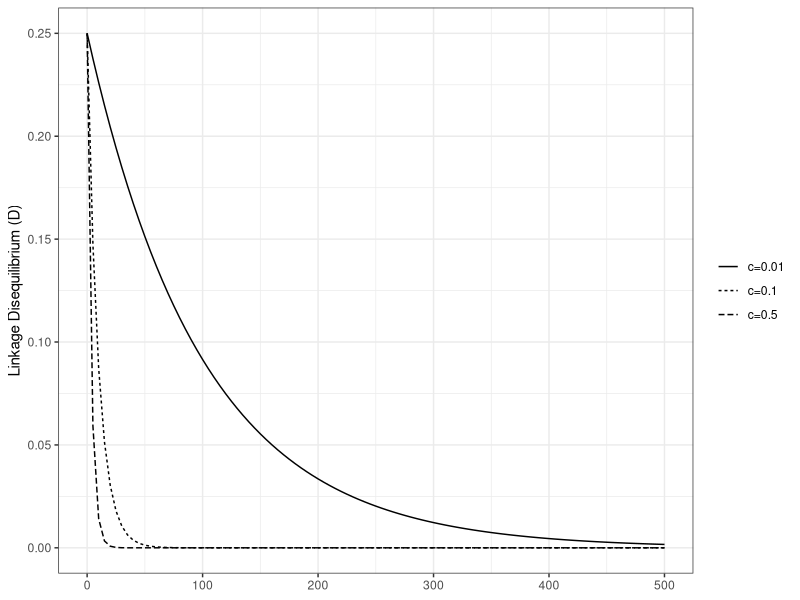

Source code (R):
## ---- chunk 1
library(ggplot2)

# assign different values of c and D_0
c1 <- 0.01
c2 <- 0.10
c3 <- 0.25
D_0 = 0.25

# assign functions for each value of c
ld_1 <- function(x) D_0*(1 - c1)^x
ld_2 <- function(x) D_0*(1 - c2)^x
ld_3 <- function(x) D_0*(1 - c3)^x

# generate plot
p1 <- ggplot() +
  theme_bw() +
  theme(legend.title = element_blank())+
  stat_function(fun = ld_1, aes(linetype="c=0.01")) +
  stat_function(fun = ld_2, aes(linetype="c=0.1")) +
  stat_function(fun = ld_3, aes(linetype="c=0.5")) +
  scale_linetype_discrete() +  
  ylim(0,0.25) +
  xlim(0, 500) +
  ylab("Linkage Disequilibrium (D)")
p1
